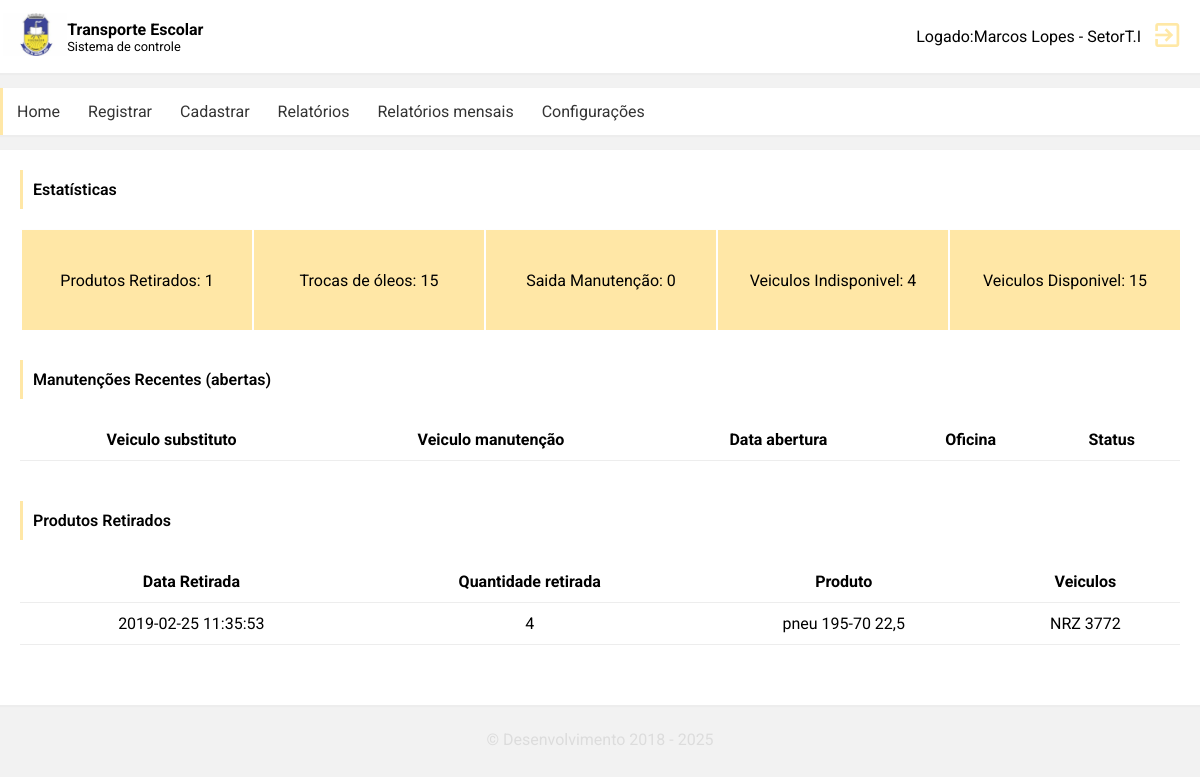
/pages/relatorios/painel (signed in), run on an earlier commit of the app's database.
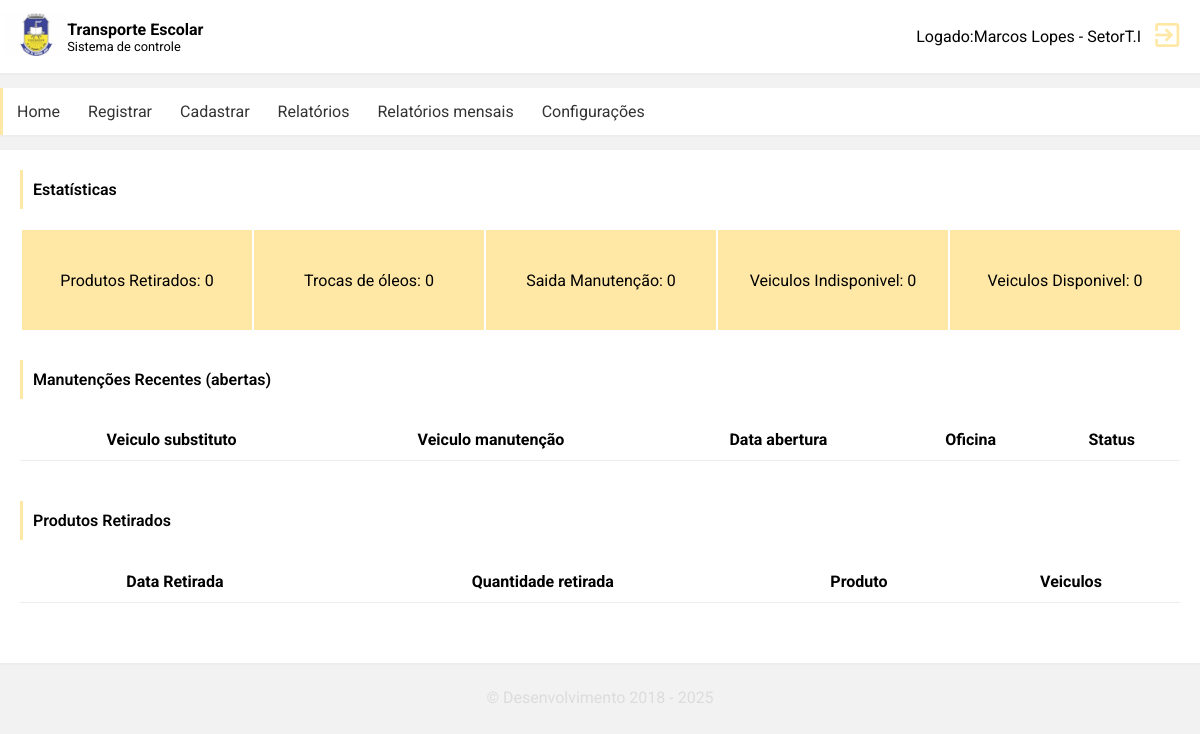
And on a later commit of the database.
### tables this page shows
CREATE TABLE `controle_saida_entrada_produtos` (
  `id_controle_produtos` int(11) NOT NULL,
  `quantidade_retirada` int(11) DEFAULT NULL,
  `data_retirada_produto` datetime DEFAULT NULL,
  `id_produto` int(11) DEFAULT NULL,
  `id_veiculo` int(11) DEFAULT NULL
);

CREATE TABLE `produtos` (
    `id_produto` int(11) NOT NULL,
    `nome_produto` varchar(100) DEFAULT NULL,
    `data_produto_recebido` datetime DEFAULT NULL,
    `quantidade_produto` int(11) DEFAULT NULL,
    `quantidade_restante` int(11) DEFAULT NULL
);

CREATE TABLE `veiculos` (
  `placa_veiculo` char(8) DEFAULT NULL,
  `id_veiculo` int(11) NOT NULL,
  `descricao_veiculo` text,
  `status` varchar(60) DEFAULT NULL,
  `id_categoria` int(11) DEFAULT NULL
);

### php/config/Database.connect.php (called while the page is built, shortened)
<?php
class Conexao
{
	public function conectar()
	{
		try {
			$this->connect = mysqli_connect($GLOBALS['config']['host'], $GLOBALS['config']['user'], $GLOBALS['config']['password'], $GLOBALS['config']['dbname']);
		} catch (Exception $e) {
			echo 'Resolver: ' .  $e;
		}
	}
}

### php/controllers/painel.php (the view, shortened to what this page needs)
<?php
function estatisticas($estatistica)
{
	if ($estatistica == 'troca') {
		return $GLOBALS['Recursos']->contador_registros($GLOBALS['selects']->all_trocas_oleo());
	} else if ($estatistica == 'produtos_retirado') {
		return $GLOBALS['Recursos']->contador_registros($GLOBALS['selects']->all_saida_produtos());
	} else if ($estatistica == 'saida') {
		return $GLOBALS['Recursos']->contador_registros($GLOBALS['selects']->all_saida_manutencoes());
	} else if ($estatistica == 'veiculos_Indisponivel') {
		return $GLOBALS['Recursos']->contador_registros($GLOBALS['selects']->all_veiculos_indisponiveis());
	} else {
		return $GLOBALS['Recursos']->contador_registros($GLOBALS['selects']->all_veiculos_disponiveis());
	}
}
function produtos_retirados()
{
	$GLOBALS['Recursos']->fetch_array($GLOBALS['Recursos']->query($GLOBALS['selects']->all_produtos_retirados()), function ($dados) {
		echo "<tr>
					<td>" . $dados[2] . "</td>
					<td>" . $dados[1] . "</td>
					<td>" . $dados[6] . "</td>
					<td>" . $dados[10] . "</td>
			</tr>";
	});
}

### php/recursos.php (shortened to what this page needs)
<?php
	include 'config/Database.connect.php';
	class Recursos extends Conexao
	{
		public function query($select){
			$this->query =  mysqli_query($this->connect,$select) or die(mysqli_error($this->connect));
			return $this->query;
		}
		public function fetch_array($query,$callback){
			while($this->fect =  mysqli_fetch_array($query)){
				 $callback($this->fect);
			}
		}
		public function contador_registros($select){
			$this->query =  mysqli_query($this->connect,$select);
			$this->num_row = mysqli_num_rows($this->query);
			echo  $this->num_row;
		}
	}

What changed in the data, as far as the page shows it:
removed controle_saida_entrada_produtos: data_retirada_produto "2019-02-25 11:35:53", quantidade_retirada "4", id_produto.nome_produto "pneu 195-70 22,5", id_veiculo.placa_veiculo "NRZ 3772"
Also different on the page:
$this->num_row: "1 15 0 4 15" → "0 0 0 0 0"
